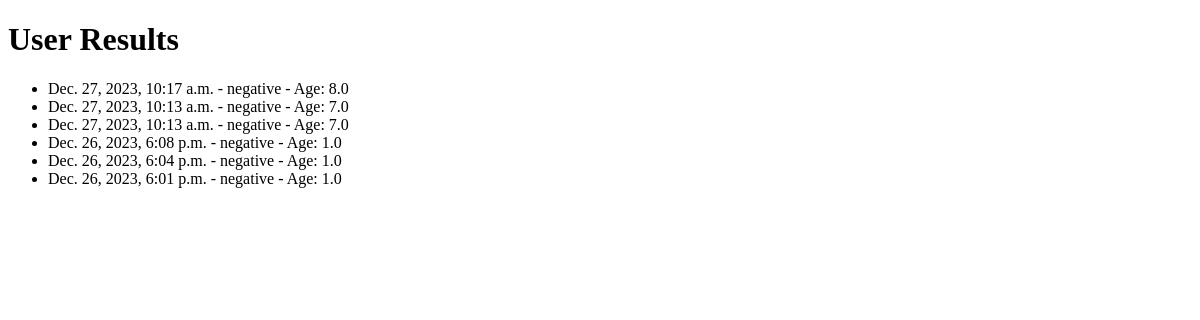
The app's page /prediction/user-results/ (signed in), older data.
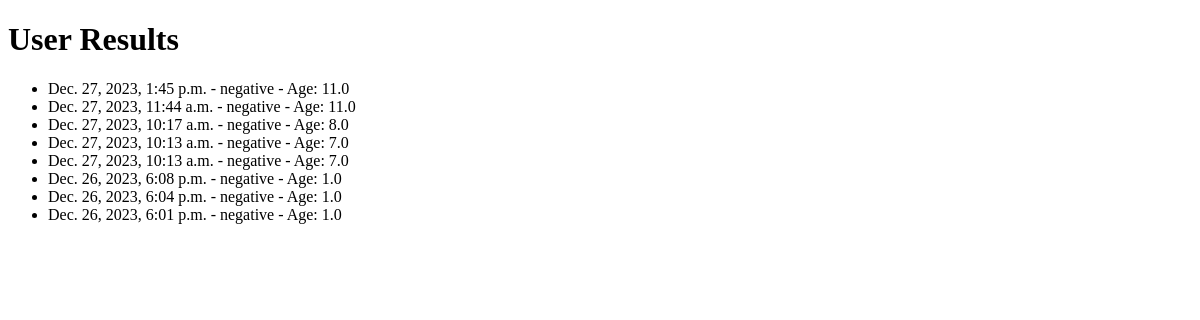
The same page, newer data.
### prediction/models.py (models this page shows)
class DiabetesResult(models.Model):
    user = models.ForeignKey(User, on_delete=models.CASCADE)
    glucose = models.FloatField()
    blood_pressure = models.FloatField()
    skin_thickness = models.FloatField()
    insulin = models.FloatField()
    bmi = models.FloatField()
    diabetes_pedigree_function = models.FloatField()
    age = models.FloatField()
    result = models.CharField(max_length=10)
    date_created = models.DateTimeField(auto_now_add=True)

### prediction/views.py (the view)
# urls.py: path('user-results/', user_results, name='user_results'),
def user_results(request):
    user = request.user
    results = DiabetesResult.objects.filter(user=user).order_by('-date_created')
    return render(request, 'prediction/user_results.html', {"results": results})

### templates/prediction/user_results.html (shortened to what this page needs)
<!DOCTYPE html>
<html lang="en">
  <head>
  </head>
  <body>
    <h1>User Results</h1>
    <ul>
      {% for result in results %}
      <li>
        {{ result.date_created }} - {{ result.result }} - Age: {{ result.age }}
      </li>
      {% endfor %}
    </ul>
  </body>
</html>

Row changes from the older to the newer data that the page shows:
added DiabetesResult: date_created "Dec. 27, 2023, 1:45 p.m.", result "negative", age "11.0"
added DiabetesResult: date_created "Dec. 27, 2023, 11:44 a.m.", result "negative", age "11.0"
